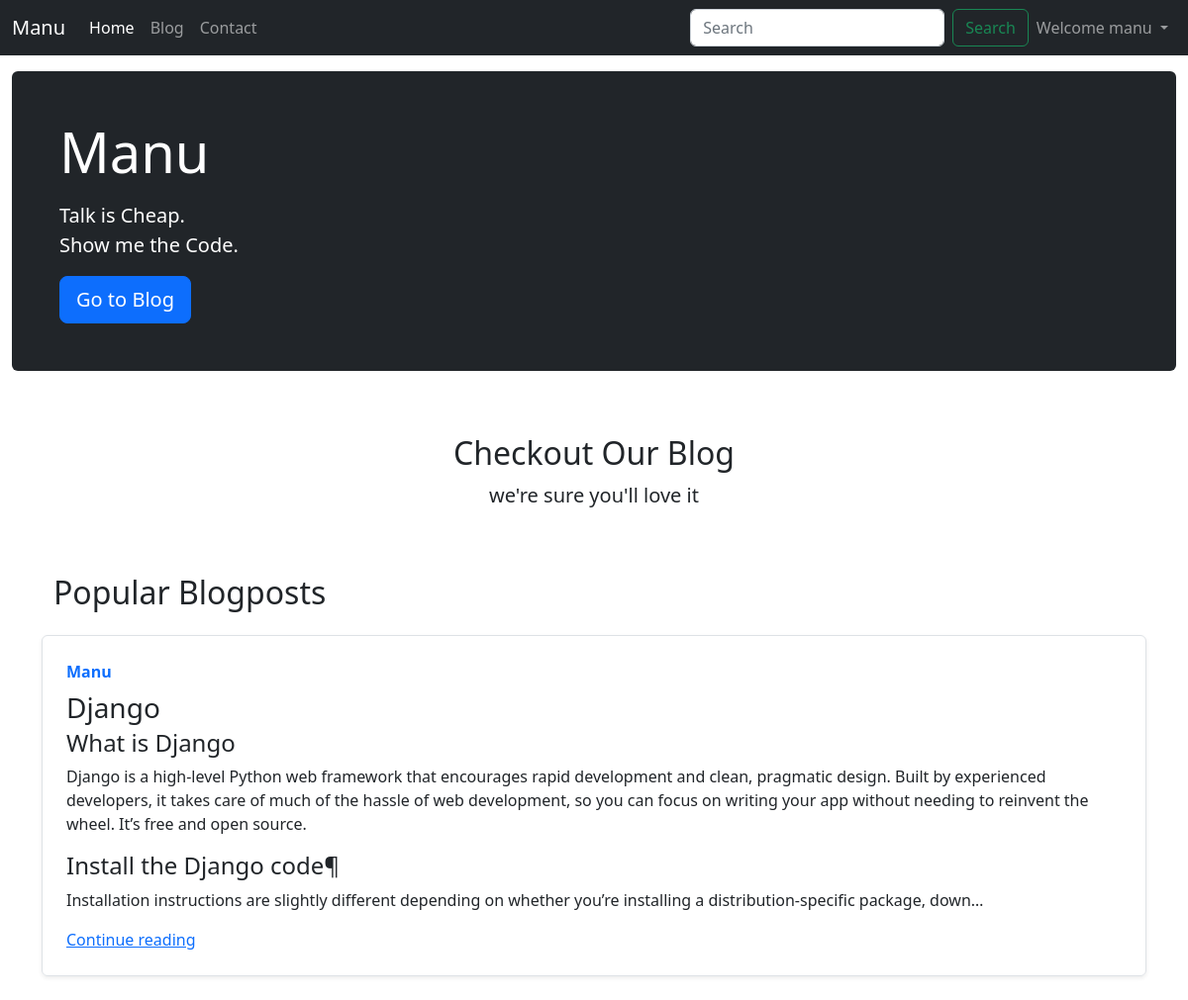
The app's page / (signed in) with its own data.
### blog/models.py (models this page shows)
class Post(models.Model):
    sno = models.AutoField(primary_key=True)
    title = models.CharField(max_length=255)
    author = models.CharField(max_length=100)
    slug = models.CharField(max_length=100)
    content = models.TextField()
    datime = models.DateTimeField(default=now)
    def __str__(self):
        return "Message " + "by "+self.author

### home/views.py (the view)
# urls.py: path('', views.home, name='home'),
def home(request):
    allPosts = Post.objects.all()
    print(allPosts)
    context ={ 'allPosts':allPosts}
    return render(request,'home/home.html',context)

### templates/home/home.html (shortened to what this page needs)
{% extends 'base.html' %}
{% block homeactive %} active {% endblock homeactive %}
{% block body %}
<div class="container-fluid my-3">
    <div class="jumbotron p-3 p-md-5 text-white rounded bg-dark">
        <div class="col-md-6 px-0">
          <h1 class="display-4 font-italic">Manu</h1>
          <p class="lead my-3">Talk is Cheap.<br>Show me the Code.
           </p>
          <a class="btn btn-primary btn-lg" href="/blog" roll="button"class="text-white font-weight-bold">Go to Blog</a>
        </div>
      </div>
  </div>
    <div class="container my-3">
        <div class="py-5 text-center">
          <h2>Checkout Our Blog</h2>
          <p class="lead">we're sure you'll love it</p>
        </div>
        <div class="container">
          <h2>Popular Blogposts</h2>
          {% for post in allPosts %}
          <div class="row no-gutters border rounded overflow-hidden flex-md-row mb-4 shadow-sm h-md-250 my-4 position-relative">
                  <div class="col p-4 d-flex flex-column position-static">
                    <strong class="d-inline-block mb-2 text-primary">{{post.author}}</strong>
                    <h3 class="mb-0">{{post.title}}</h3>
                    <p class="card-text mb-auto">{{post.content |safe|truncatechars:500}}</p>
                    <a href="/blog/{{post.slug}}" role="button" class="stretched-link">Continue reading</a>
                  </div>
                </div>
                {% endfor %}
                </div>
{% endblock body %}

### templates/base.html (shortened to what this page needs)
<!doctype html>
<html lang="en">
<head>
  <link href="https://cdn.jsdelivr.net/npm/bootstrap@5.2.0-beta1/dist/css/bootstrap.min.css" rel="stylesheet"
>
</head>
<body>
  <nav class="navbar navbar-expand-lg navbar-dark bg-dark">
    <div class="container-fluid">
      <a class="navbar-brand" href="/">Manu</a>
      <div class="collapse navbar-collapse" id="navbarTogglerDemo02">
        <ul class="navbar-nav me-auto mb-2 mb-lg-0">
          <li class="nav-item">
            <a class="nav-link {% block homeactive %}{% endblock homeactive %}" aria-current="page" href="/">Home</a>
          </li>
          <li class="nav-item">
            <a class="nav-link {% block blogactive %}{% endblock blogactive %}" href="/blog">Blog</a>
          </li>
          <li class="nav-item">
            <a class="nav-link {% block contactactive %}{% endblock contactactive %}" href="/contact">Contact</a>
          </li>
        </ul>
          <form method="get" action="/search" class="d-flex" role="search">
            <input class="form-control ml-auto me-2" type="search" placeholder="Search" name="query" id="query"
              aria-label="Search">
            <button class="btn btn-outline-success " type="submit">Search</button>
          </form>
          {% if user.is_authenticated %}
          <ul class="navbar-nav ml-auto">
            <li class="nav-item dropdown">
              <a class="nav-link dropdown-toggle" href="#" id="navbarDropdown" role="button" data-bs-toggle="dropdown"
                aria-expanded="false">
                Welcome {{request.user}}
              </a>
            </li>
          </ul>
        {% endif %}
      </div>
    </div>
  </nav>
  {% block body %}
  {% endblock body %}
</body>
</html>

### records on screen
Post: author "Manu", title "Django", content "What is Django Django is a high-level Python web framework that encourages rapid development and clean, pragmatic design. Built by experienced developers, it takes care of much of the hassle of web development, so you can focus on writing your app without needing to reinvent the wheel. It’s free and open source. Install the Django code¶ Installation instructions are slightly different depending on whether you’re installing a distribution-specific package, down…"

### other values on screen
{{ request.user }} "manu"
